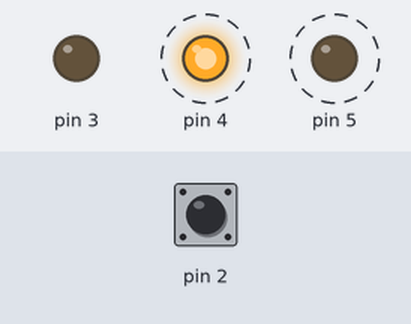
The sketch below on a simulated Arduino Uno, built with avr-gcc and run on an emulated ATmega328P. Parts: output pins drawn as LEDs (lit = HIGH). Dashed ring = blinking. The inputs (shaded band) are chosen by the test bench; at power-on: pin 2 LOW.

Above: at 1.26 s.
1.3 s: pin 2 driven HIGH
At 2.5 s:
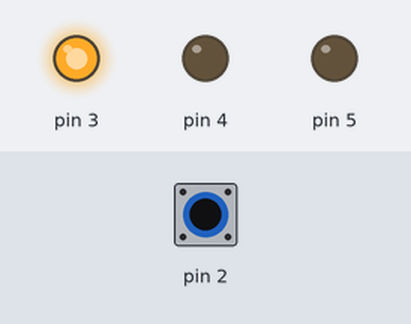
2.8 s: pin 2 pulsed LOW 2 times (0.12 s each, 0.3 s apart)
At 3.03 s:
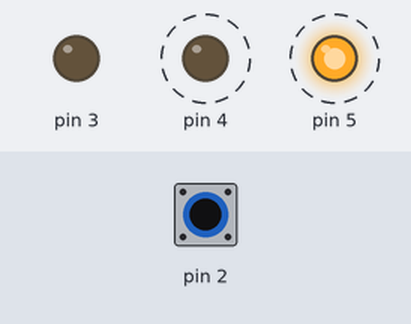
Timing chart, 0 to 5.8 s (numbered marks = the images above; inputs shaded):
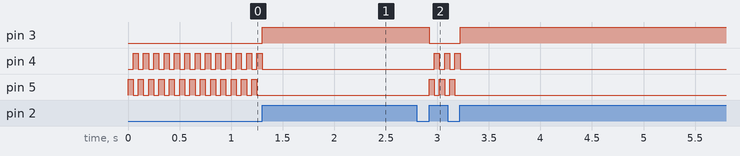

The sketch:

spaceship_week_1.ino
```cpp
int switchState = 0;
int oldSwitch = 1;
int state = 0;

void setup()
{
  // put your setup code here, to run once:
  pinMode(3, OUTPUT);
  pinMode(4, OUTPUT);
  pinMode(5, OUTPUT);
  pinMode(2, INPUT);
}

void loop()
{
  // put your main code here, to run repeatedly:
  switchState = digitalRead(2);
  if(switchState && !oldSwitch)
  {
    //we have a new button press
    if(state == 0) // if the state is off, turn it on
    {
      //do stuff
      state = 1;
    }
    else // if the state is on, turn it off
    {
      //do stuff
      state = 0;
    }
    oldSwitch=1;
  }
  else if((!switchState) && oldSwitch)
  {
    oldSwitch = 0;
  }

  if (state == HIGH)
  {
    // the buton is not pressed
    digitalWrite(3, HIGH);  // green LED
    digitalWrite(4, LOW);   // red LED
    digitalWrite(5, LOW);   // red LED
  }
  else
  {                  // the buton is pressed
    digitalWrite(3, LOW);
    digitalWrite(4, LOW);
    digitalWrite(5, HIGH);
    delay(50);  // wait for a quarter second
    // toggle the LEDs
    digitalWrite(4, HIGH);
    digitalWrite(5, LOW);
    delay(50);  // wait for a quarter second
  }
}  // go back to the beginning of the loop
```

Measured:
- after the input at 1.3 s, pin 3: LOW → HIGH at once; pin 4: goes on until 1.3 s, then stays LOW; pin 5: stops changing and stays LOW
- after the input at 2.8 s, pin 3: HIGH → LOW after 0.12 s, → HIGH 0.30 s later; pin 4: alternates HIGH for 0.05 s and LOW for 0.05 s, 6 changes in all, then stays LOW, starting after 0.17 s; pin 5: alternates HIGH for 0.05 s and LOW for 0.05 s, 6 changes in all, then stays LOW, starting after 0.12 s
- by itself, pin 4, pin 5: alternates HIGH for 0.05 s and LOW for 0.05 s
